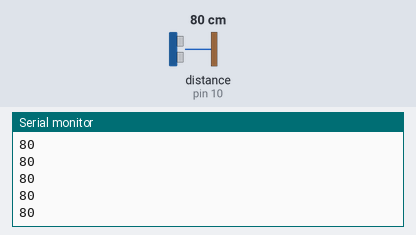
Bench run of a sketch on a simulated Arduino Uno, built with avr-gcc and run on an emulated ATmega328P. Parts: the last lines printed to the serial monitor. The inputs (shaded band) are chosen by the test bench; at power-on: distance to the obstacle (sensor on pin 10) 80 cm. The echo pulse lasts 58.3 µs per cm.

Above: at 1.2 s.
1.3 s: distance to the obstacle (sensor on pin 10) set to 2 cm
At 1.59 s:
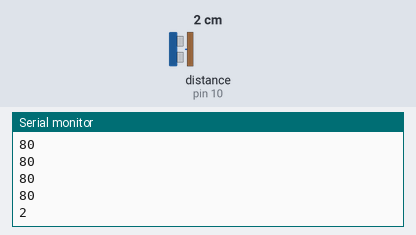
2.8 s: distance to the obstacle (sensor on pin 10) set to 4 cm
At 2.8 s:
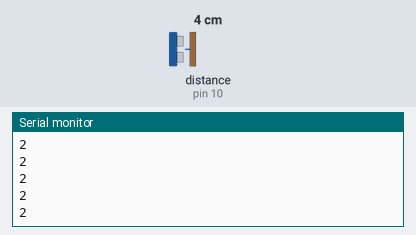
Timing chart, 0 to 5.8 s (numbered marks = the images above; inputs shaded):
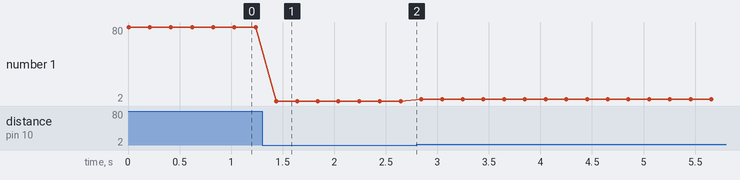

Measured:
- after the input at 1.3 s, the serial monitor: prints a new line after 0.14 s (image 1)
- plotted number 1: 80 → 2 after the input at 1.3 s, 2 → 4 after the input at 2.8 s

The sketch:

EB_Ultrasonic.ino
```cpp
/*
  EB - Ultrasonic demo code

  Meseaure the distance by HC-SR04 Ultrasonic Ranging Module

  http://makerstudio.cc
*/


#include "Ultrasonic.h"

Ultrasonic ultrasonic(11,10);//(Trig,Echo)

void setup() {
	Serial.begin(9600);
}

void loop()
{
	//output the distance in cm
	Serial.println(ultrasonic.Ranging(CM));
	delay(200);
}
```
